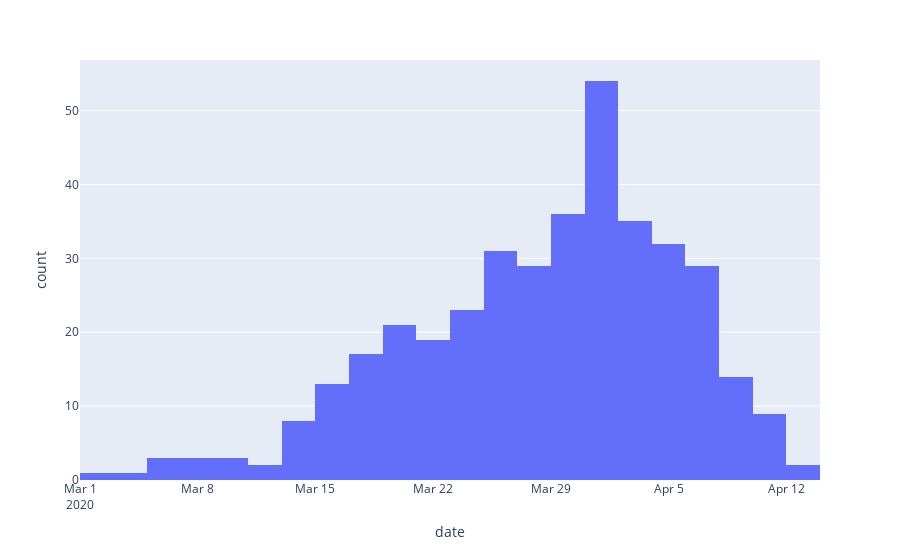

Notebook code for this chart:
### Code cell
fig = px.histogram(Deceased, x="date")

fig.show()

### Figure 1 — Plotly figure (JSON) as saved in the notebook; plotly's stock layout.template omitted (floating-point values rounded to 4 significant figures; data arrays with more than 128 entries replaced by an {"elided": "..."} marker saying what was removed)
{"data": [{"alignmentgroup": "True", "bingroup": "x", "hoverlabel": {"namelength": 0}, "hovertemplate": "date=%{x}<br>count=%{y}", "legendgroup": "", "marker": {"color": "#636efa"}, "name": "", "offsetgroup": "", "orientation": "v", "showlegend": false, "type": "histogram", "x": {"elided": "385 str values"}, "xaxis": "x", "yaxis": "y"}], "layout": {"barmode": "relative", "legend": {"tracegroupgap": 0}, "margin": {"t": 60}, "xaxis": {"anchor": "y", "domain": [0, 1], "title": {"text": "date"}}, "yaxis": {"anchor": "x", "domain": [0, 1], "title": {"text": "count"}}}}
